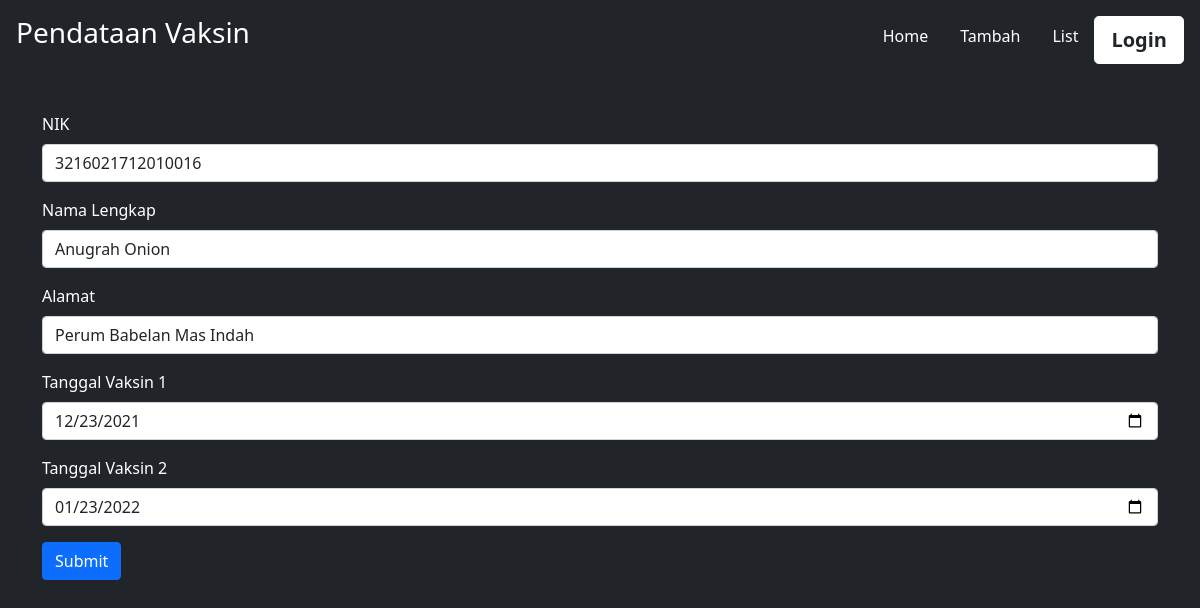
Screenshot of /home/formEdit/1 with the database file from the repository.
### tables this page shows
CREATE TABLE `data_vac` (
  `id_user` int(20) NOT NULL,
  `nik` varchar(20) DEFAULT NULL,
  `nama` varchar(30) DEFAULT NULL,
  `alamat` text DEFAULT NULL,
  `tgl_vac1` date DEFAULT NULL,
  `tgl_vac2` date DEFAULT NULL
);

### application/controllers/Home.php (called while the page is built, shortened)
<?php
class Home extends CI_Controller
{
	public function __construct()
	{
		$this->load->model('M_data');
	}
	public function formEdit($id)
	{
		$data['user'] = $this->M_data->getUserById($id);
		$this->load->view('templates/header', $data);
		$this->load->view('form_edit', $data);
		$this->load->view('templates/footer');
	}
}

### index.php (called while the page is built, shortened)
<?php
require_once BASEPATH.'core/CodeIgniter.php';

### application/models/M_data.php (called while the page is built, shortened)
<?php
class M_data extends CI_Model {
	public function getUserById($id) {
		return $this->db->get_where('data_vac', ['id_user' => $id])->row_array();
	}
}

### application/views/form_edit.php (the view, shortened to what this page needs)
<form action="<?=base_url('home/ubahData')?>" method="post">
	<div class="container">
		<div class="mb-3">
    		<label for="nik" class="form-label">NIK</label>
    		<input type="number" name="nik"  class="form-control" value="<?=$user['nik']?>">
  		</div>
		<div class="mb-3">
    		<label for="name" class="form-label">Nama Lengkap</label>
    		<input type="text" name="nama" class="form-control" value="<?=$user['nama']?>">
  		</div>
  		<div class="mb-3">
    		<label for="address" class="form-label">Alamat</label>
    		<input type="address" name="alamat" class="form-control" value="<?=$user['alamat']?>">
  		</div>
		<div class="mb-3">
    		<label for="tgl_vac1" class="form-label">Tanggal Vaksin 1</label>
    		<input type="date" name="tgl_vac1" class="form-control" value="<?=$user['tgl_vac1']?>">
  		</div>
		<div class="mb-3">
    		<label for="tgl_vac2" class="form-label">Tanggal Vaksin 2</label>
    		<input type="date" name="tgl_vac2" class="form-control" value="<?=$user['tgl_vac2']?>">
  		</div>
		<button type="submit" class="btn btn-primary">Submit</button>
	</div>
</form>

### rows the page displays
data_vac: nik "3216021712010016", nama "Anugrah Onion", alamat "Perum Babelan Mas Indah", tgl_vac1 "12/23/2021", tgl_vac2 "01/23/2022"
